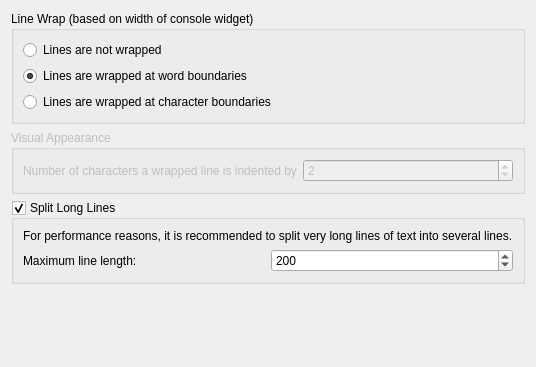
<?xml version="1.0" encoding="UTF-8"?>
<ui version="4.0">
 <class>WidgetPropConsoleWrap</class>
 <widget class="QWidget" name="WidgetPropConsoleWrap">
  <property name="geometry">
   <rect>
    <x>0</x>
    <y>0</y>
    <width>482</width>
    <height>367</height>
   </rect>
  </property>
  <property name="windowTitle">
   <string>Form</string>
  </property>
  <layout class="QVBoxLayout" name="verticalLayout_4">
   <item>
    <widget class="QGroupBox" name="groupLineWrap">
     <property name="title">
      <string>Line Wrap (based on width of console widget)</string>
     </property>
     <layout class="QVBoxLayout" name="verticalLayout">
      <item>
       <widget class="QRadioButton" name="radioWrapMode1">
        <property name="text">
         <string>Lines are not wrapped</string>
        </property>
       </widget>
      </item>
      <item>
       <widget class="QRadioButton" name="radioWrapMode2">
        <property name="text">
         <string>Lines are wrapped at word boundaries</string>
        </property>
        <property name="checked">
         <bool>true</bool>
        </property>
       </widget>
      </item>
      <item>
       <widget class="QRadioButton" name="radioWrapMode3">
        <property name="text">
         <string>Lines are wrapped at character boundaries</string>
        </property>
       </widget>
      </item>
     </layout>
    </widget>
   </item>
   <item>
    <widget class="QGroupBox" name="groupVisualFlags">
     <property name="enabled">
      <bool>false</bool>
     </property>
     <property name="title">
      <string>Visual Appearance</string>
     </property>
     <layout class="QGridLayout" name="gridLayout">
      <item row="0" column="0">
       <widget class="QLabel" name="label_3">
        <property name="text">
         <string>Number of characters a wrapped line is indented by</string>
        </property>
       </widget>
      </item>
      <item row="0" column="1">
       <widget class="QSpinBox" name="spinFlagIndent">
        <property name="maximumSize">
         <size>
          <width>16777215</width>
          <height>16777214</height>
         </size>
        </property>
        <property name="value">
         <number>2</number>
        </property>
       </widget>
      </item>
     </layout>
    </widget>
   </item>
   <item>
    <widget class="QGroupBox" name="groupTextLineSplit">
     <property name="title">
      <string>Split Long Lines</string>
     </property>
     <property name="checkable">
      <bool>true</bool>
     </property>
     <layout class="QVBoxLayout" name="verticalLayout_2">
      <item>
       <widget class="QLabel" name="label">
        <property name="text">
         <string>For performance reasons, it is recommended to split very long lines of text into several lines.</string>
        </property>
       </widget>
      </item>
      <item>
       <layout class="QHBoxLayout" name="horizontalLayout">
        <item>
         <widget class="QLabel" name="label_4">
          <property name="text">
           <string>Maximum line length:</string>
          </property>
         </widget>
        </item>
        <item>
         <widget class="QSpinBox" name="spinMaxLineLength">
          <property name="maximumSize">
           <size>
            <width>16777215</width>
            <height>16777214</height>
           </size>
          </property>
          <property name="minimum">
           <number>10</number>
          </property>
          <property name="maximum">
           <number>10000</number>
          </property>
          <property name="value">
           <number>200</number>
          </property>
         </widget>
        </item>
       </layout>
      </item>
     </layout>
    </widget>
   </item>
   <item>
    <spacer name="verticalSpacer">
     <property name="orientation">
      <enum>Qt::Vertical</enum>
     </property>
     <property name="sizeHint" stdset="0">
      <size>
       <width>20</width>
       <height>40</height>
      </size>
     </property>
    </spacer>
   </item>
  </layout>
 </widget>
 <resources/>
 <connections/>
</ui>
